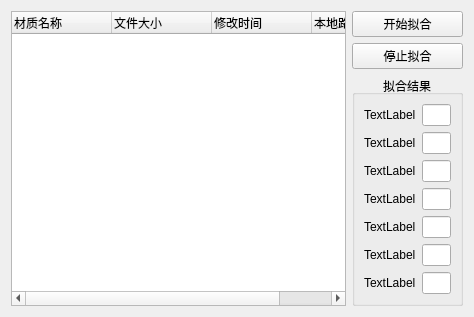
        <widget class="QWidget" name="Modeling">
         <layout class="QGridLayout" name="gridLayout_27" columnstretch="3,1">
          <item row="0" column="0">
           <widget class="QTreeWidget" name="treeWidget">
            <column>
             <property name="text">
              <string>材质名称</string>
             </property>
            </column>
            <column>
             <property name="text">
              <string>文件大小</string>
             </property>
            </column>
            <column>
             <property name="text">
              <string>修改时间</string>
             </property>
            </column>
            <column>
             <property name="text">
              <string>本地路径</string>
             </property>
            </column>
           </widget>
          </item>
          <item row="0" column="1">
           <layout class="QVBoxLayout" name="verticalLayout_9">
            <item>
             <widget class="QPushButton" name="pushButton_13">
              <property name="text">
               <string>开始拟合</string>
              </property>
             </widget>
            </item>
            <item>
             <widget class="QPushButton" name="pushButton_14">
              <property name="text">
               <string>停止拟合</string>
              </property>
             </widget>
            </item>
            <item>
             <widget class="QGroupBox" name="groupBox_13">
              <property name="title">
               <string>拟合结果</string>
              </property>
              <property name="alignment">
               <set>Qt::AlignCenter</set>
              </property>
              <layout class="QGridLayout" name="gridLayout_29">
               <item row="0" column="0">
                <layout class="QGridLayout" name="gridLayout_28">
                 <item row="2" column="0">
                  <widget class="QLabel" name="label_43">
                   <property name="text">
                    <string>TextLabel</string>
                   </property>
                  </widget>
                 </item>
                 <item row="1" column="0">
                  <widget class="QLabel" name="label_42">
                   <property name="text">
                    <string>TextLabel</string>
                   </property>
                  </widget>
                 </item>
                 <item row="4" column="0">
                  <widget class="QLabel" name="label_45">
                   <property name="text">
                    <string>TextLabel</string>
                   </property>
                  </widget>
                 </item>
                 <item row="3" column="0">
                  <widget class="QLabel" name="label_44">
                   <property name="text">
                    <string>TextLabel</string>
                   </property>
                  </widget>
                 </item>
                 <item row="5" column="0">
                  <widget class="QLabel" name="label_46">
                   <property name="text">
                    <string>TextLabel</string>
                   </property>
                  </widget>
                 </item>
                 <item row="6" column="0">
                  <widget class="QLabel" name="label_47">
                   <property name="text">
                    <string>TextLabel</string>
                   </property>
                  </widget>
                 </item>
                 <item row="0" column="0">
                  <widget class="QLabel" name="label_41">
                   <property name="text">
                    <string>TextLabel</string>
                   </property>
                  </widget>
                 </item>
                 <item row="0" column="1">
                  <widget class="QLineEdit" name="lineEdit_5"/>
                 </item>
                 <item row="1" column="1">
                  <widget class="QLineEdit" name="lineEdit_6"/>
                 </item>
                 <item row="2" column="1">
                  <widget class="QLineEdit" name="lineEdit_7"/>
                 </item>
                 <item row="3" column="1">
                  <widget class="QLineEdit" name="lineEdit_8"/>
                 </item>
                 <item row="4" column="1">
                  <widget class="QLineEdit" name="lineEdit_9"/>
                 </item>
                 <item row="5" column="1">
                  <widget class="QLineEdit" name="lineEdit_10"/>
                 </item>
                 <item row="6" column="1">
                  <widget class="QLineEdit" name="lineEdit_11"/>
                 </item>
                </layout>
               </item>
              </layout>
             </widget>
            </item>
           </layout>
          </item>
         </layout>
        </widget>
